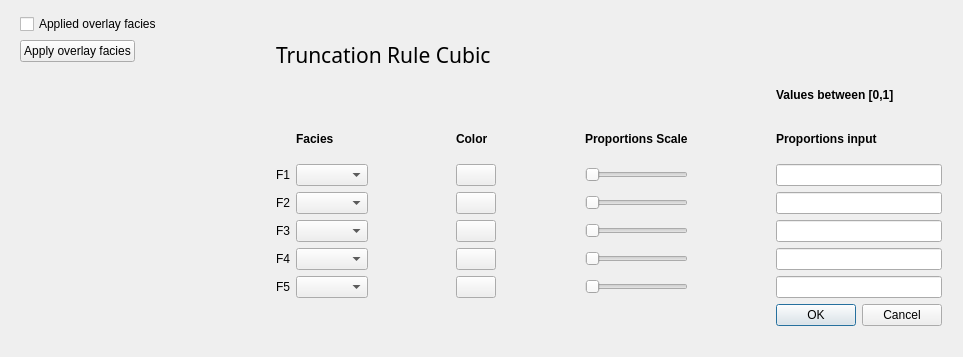
<?xml version="1.0" encoding="UTF-8"?>
<ui version="4.0">
 <class>QtPlotAreaTruncRuleTypeA</class>
 <widget class="QWidget" name="QtPlotAreaTruncRuleTypeA">
  <property name="geometry">
   <rect>
    <x>0</x>
    <y>0</y>
    <width>963</width>
    <height>357</height>
   </rect>
  </property>
  <property name="windowTitle">
   <string>Form</string>
  </property>
  <widget class="QWidget" name="layoutWidget">
   <property name="geometry">
    <rect>
     <x>20</x>
     <y>14</y>
     <width>922</width>
     <height>312</height>
    </rect>
   </property>
   <layout class="QFormLayout" name="formLayout">
    <item row="1" column="0">
     <widget class="QPushButton" name="Icon_TruncationRuleCubic_qpushbutton">
      <property name="text">
       <string>Apply overlay facies</string>
      </property>
     </widget>
    </item>
    <item row="1" column="1">
     <widget class="QLabel" name="TruncationRuleCubic_label">
      <property name="font">
       <font>
        <family>Abyssinica SIL</family>
        <pointsize>16</pointsize>
        <weight>50</weight>
        <bold>false</bold>
       </font>
      </property>
      <property name="text">
       <string>Truncation Rule Cubic</string>
      </property>
     </widget>
    </item>
    <item row="2" column="1">
     <layout class="QGridLayout" name="gridLayout">
      <item row="2" column="0">
       <widget class="QLabel" name="F1_label">
        <property name="text">
         <string>F1</string>
        </property>
       </widget>
      </item>
      <item row="2" column="1">
       <widget class="QComboBox" name="F1_qcombobox"/>
      </item>
      <item row="2" column="2">
       <spacer name="horizontalSpacer_4">
        <property name="orientation">
         <enum>Qt::Horizontal</enum>
        </property>
        <property name="sizeHint" stdset="0">
         <size>
          <width>40</width>
          <height>20</height>
         </size>
        </property>
       </spacer>
      </item>
      <item row="2" column="4">
       <spacer name="horizontalSpacer_5">
        <property name="orientation">
         <enum>Qt::Horizontal</enum>
        </property>
        <property name="sizeHint" stdset="0">
         <size>
          <width>40</width>
          <height>20</height>
         </size>
        </property>
       </spacer>
      </item>
      <item row="2" column="5">
       <widget class="QSlider" name="F1_horizontalSlider">
        <property name="orientation">
         <enum>Qt::Horizontal</enum>
        </property>
       </widget>
      </item>
      <item row="2" column="6">
       <spacer name="horizontalSpacer_6">
        <property name="orientation">
         <enum>Qt::Horizontal</enum>
        </property>
        <property name="sizeHint" stdset="0">
         <size>
          <width>40</width>
          <height>20</height>
         </size>
        </property>
       </spacer>
      </item>
      <item row="2" column="7">
       <widget class="QLineEdit" name="F1_lineEdit"/>
      </item>
      <item row="3" column="0">
       <widget class="QLabel" name="F2_label">
        <property name="text">
         <string>F2</string>
        </property>
       </widget>
      </item>
      <item row="3" column="1">
       <widget class="QComboBox" name="F2_qcombobox"/>
      </item>
      <item row="3" column="2">
       <spacer name="horizontalSpacer_7">
        <property name="orientation">
         <enum>Qt::Horizontal</enum>
        </property>
        <property name="sizeHint" stdset="0">
         <size>
          <width>40</width>
          <height>20</height>
         </size>
        </property>
       </spacer>
      </item>
      <item row="3" column="4">
       <spacer name="horizontalSpacer_8">
        <property name="orientation">
         <enum>Qt::Horizontal</enum>
        </property>
        <property name="sizeHint" stdset="0">
         <size>
          <width>40</width>
          <height>20</height>
         </size>
        </property>
       </spacer>
      </item>
      <item row="3" column="5">
       <widget class="QSlider" name="F2_horizontalSlider">
        <property name="orientation">
         <enum>Qt::Horizontal</enum>
        </property>
       </widget>
      </item>
      <item row="3" column="6">
       <spacer name="horizontalSpacer_9">
        <property name="orientation">
         <enum>Qt::Horizontal</enum>
        </property>
        <property name="sizeHint" stdset="0">
         <size>
          <width>40</width>
          <height>20</height>
         </size>
        </property>
       </spacer>
      </item>
      <item row="3" column="7">
       <widget class="QLineEdit" name="F2_lineEdit"/>
      </item>
      <item row="4" column="0">
       <widget class="QLabel" name="F3_label">
        <property name="text">
         <string>F3</string>
        </property>
       </widget>
      </item>
      <item row="4" column="1">
       <widget class="QComboBox" name="F3_qcombobox"/>
      </item>
      <item row="4" column="2">
       <spacer name="horizontalSpacer_10">
        <property name="orientation">
         <enum>Qt::Horizontal</enum>
        </property>
        <property name="sizeHint" stdset="0">
         <size>
          <width>40</width>
          <height>20</height>
         </size>
        </property>
       </spacer>
      </item>
      <item row="4" column="4">
       <spacer name="horizontalSpacer_11">
        <property name="orientation">
         <enum>Qt::Horizontal</enum>
        </property>
        <property name="sizeHint" stdset="0">
         <size>
          <width>40</width>
          <height>20</height>
         </size>
        </property>
       </spacer>
      </item>
      <item row="4" column="5">
       <widget class="QSlider" name="F3_horizontalSlider">
        <property name="orientation">
         <enum>Qt::Horizontal</enum>
        </property>
       </widget>
      </item>
      <item row="4" column="6">
       <spacer name="horizontalSpacer_12">
        <property name="orientation">
         <enum>Qt::Horizontal</enum>
        </property>
        <property name="sizeHint" stdset="0">
         <size>
          <width>40</width>
          <height>20</height>
         </size>
        </property>
       </spacer>
      </item>
      <item row="4" column="7">
       <widget class="QLineEdit" name="F3_lineEdit"/>
      </item>
      <item row="5" column="0">
       <widget class="QLabel" name="F4_label">
        <property name="text">
         <string>F4</string>
        </property>
       </widget>
      </item>
      <item row="5" column="1">
       <widget class="QComboBox" name="F4_qcombobox"/>
      </item>
      <item row="5" column="2">
       <spacer name="horizontalSpacer_13">
        <property name="orientation">
         <enum>Qt::Horizontal</enum>
        </property>
        <property name="sizeHint" stdset="0">
         <size>
          <width>40</width>
          <height>20</height>
         </size>
        </property>
       </spacer>
      </item>
      <item row="5" column="4">
       <spacer name="horizontalSpacer_14">
        <property name="orientation">
         <enum>Qt::Horizontal</enum>
        </property>
        <property name="sizeHint" stdset="0">
         <size>
          <width>40</width>
          <height>20</height>
         </size>
        </property>
       </spacer>
      </item>
      <item row="5" column="5">
       <widget class="QSlider" name="F4_horizontalSlider">
        <property name="orientation">
         <enum>Qt::Horizontal</enum>
        </property>
       </widget>
      </item>
      <item row="5" column="6">
       <spacer name="horizontalSpacer_15">
        <property name="orientation">
         <enum>Qt::Horizontal</enum>
        </property>
        <property name="sizeHint" stdset="0">
         <size>
          <width>40</width>
          <height>20</height>
         </size>
        </property>
       </spacer>
      </item>
      <item row="5" column="7">
       <widget class="QLineEdit" name="F4_lineEdit"/>
      </item>
      <item row="6" column="0">
       <widget class="QLabel" name="F5_label">
        <property name="text">
         <string>F5</string>
        </property>
       </widget>
      </item>
      <item row="6" column="1">
       <widget class="QComboBox" name="F5_qcombobox"/>
      </item>
      <item row="6" column="2">
       <spacer name="horizontalSpacer_16">
        <property name="orientation">
         <enum>Qt::Horizontal</enum>
        </property>
        <property name="sizeHint" stdset="0">
         <size>
          <width>40</width>
          <height>20</height>
         </size>
        </property>
       </spacer>
      </item>
      <item row="6" column="4">
       <spacer name="horizontalSpacer_17">
        <property name="orientation">
         <enum>Qt::Horizontal</enum>
        </property>
        <property name="sizeHint" stdset="0">
         <size>
          <width>40</width>
          <height>20</height>
         </size>
        </property>
       </spacer>
      </item>
      <item row="6" column="5">
       <widget class="QSlider" name="F5_horizontalSlider">
        <property name="orientation">
         <enum>Qt::Horizontal</enum>
        </property>
       </widget>
      </item>
      <item row="6" column="6">
       <spacer name="horizontalSpacer_18">
        <property name="orientation">
         <enum>Qt::Horizontal</enum>
        </property>
        <property name="sizeHint" stdset="0">
         <size>
          <width>40</width>
          <height>20</height>
         </size>
        </property>
       </spacer>
      </item>
      <item row="6" column="7">
       <widget class="QLineEdit" name="F5_lineEdit"/>
      </item>
      <item row="1" column="7">
       <widget class="QLabel" name="Proportionsinput_label">
        <property name="font">
         <font>
          <weight>75</weight>
          <bold>true</bold>
         </font>
        </property>
        <property name="text">
         <string>Proportions input</string>
        </property>
       </widget>
      </item>
      <item row="0" column="7">
       <widget class="QLabel" name="Valuesbetween_abel">
        <property name="font">
         <font>
          <weight>75</weight>
          <bold>true</bold>
         </font>
        </property>
        <property name="text">
         <string>Values between [0,1]</string>
        </property>
       </widget>
      </item>
      <item row="1" column="3">
       <widget class="QLabel" name="Color_label">
        <property name="font">
         <font>
          <weight>75</weight>
          <bold>true</bold>
         </font>
        </property>
        <property name="text">
         <string>Color</string>
        </property>
       </widget>
      </item>
      <item row="1" column="4">
       <spacer name="horizontalSpacer_2">
        <property name="orientation">
         <enum>Qt::Horizontal</enum>
        </property>
        <property name="sizeType">
         <enum>QSizePolicy::Preferred</enum>
        </property>
        <property name="sizeHint" stdset="0">
         <size>
          <width>40</width>
          <height>20</height>
         </size>
        </property>
       </spacer>
      </item>
      <item row="1" column="2">
       <spacer name="horizontalSpacer_1">
        <property name="orientation">
         <enum>Qt::Horizontal</enum>
        </property>
        <property name="sizeType">
         <enum>QSizePolicy::Preferred</enum>
        </property>
        <property name="sizeHint" stdset="0">
         <size>
          <width>60</width>
          <height>20</height>
         </size>
        </property>
       </spacer>
      </item>
      <item row="1" column="1">
       <widget class="QLabel" name="Facies_label">
        <property name="font">
         <font>
          <weight>75</weight>
          <bold>true</bold>
         </font>
        </property>
        <property name="text">
         <string>Facies</string>
        </property>
       </widget>
      </item>
      <item row="1" column="6">
       <spacer name="horizontalSpacer_3">
        <property name="orientation">
         <enum>Qt::Horizontal</enum>
        </property>
        <property name="sizeType">
         <enum>QSizePolicy::Preferred</enum>
        </property>
        <property name="sizeHint" stdset="0">
         <size>
          <width>40</width>
          <height>20</height>
         </size>
        </property>
       </spacer>
      </item>
      <item row="1" column="5">
       <widget class="QLabel" name="Proportions_scale_label">
        <property name="font">
         <font>
          <weight>75</weight>
          <bold>true</bold>
         </font>
        </property>
        <property name="text">
         <string>Proportions Scale</string>
        </property>
       </widget>
      </item>
      <item row="7" column="7">
       <widget class="QDialogButtonBox" name="TruncationRuleCubic_buttonBox">
        <property name="standardButtons">
         <set>QDialogButtonBox::Cancel|QDialogButtonBox::Ok</set>
        </property>
       </widget>
      </item>
      <item row="2" column="3">
       <widget class="QPushButton" name="F1_colorbutton"/>
      </item>
      <item row="3" column="3">
       <widget class="QPushButton" name="F2_colorbutton"/>
      </item>
      <item row="4" column="3">
       <widget class="QPushButton" name="F3_colorbutton"/>
      </item>
      <item row="5" column="3">
       <widget class="QPushButton" name="F4_colorbutton"/>
      </item>
      <item row="6" column="3">
       <widget class="QPushButton" name="F5_colorbutton"/>
      </item>
     </layout>
    </item>
    <item row="0" column="0">
     <widget class="QCheckBox" name="checkBox">
      <property name="text">
       <string>Applied overlay facies</string>
      </property>
     </widget>
    </item>
    <item row="2" column="0">
     <widget class="QCustomplot" name="TruncationRuleCubic_kplotwidget" native="true">
      <property name="minimumSize">
       <size>
        <width>250</width>
        <height>250</height>
       </size>
      </property>
     </widget>
    </item>
   </layout>
  </widget>
 </widget>
 <customwidgets>
  <customwidget>
   <class>QCustomplot</class>
   <extends>QWidget</extends>
   <header>qcustomplot.h</header>
   <container>1</container>
  </customwidget>
 </customwidgets>
 <resources/>
 <connections/>
</ui>
